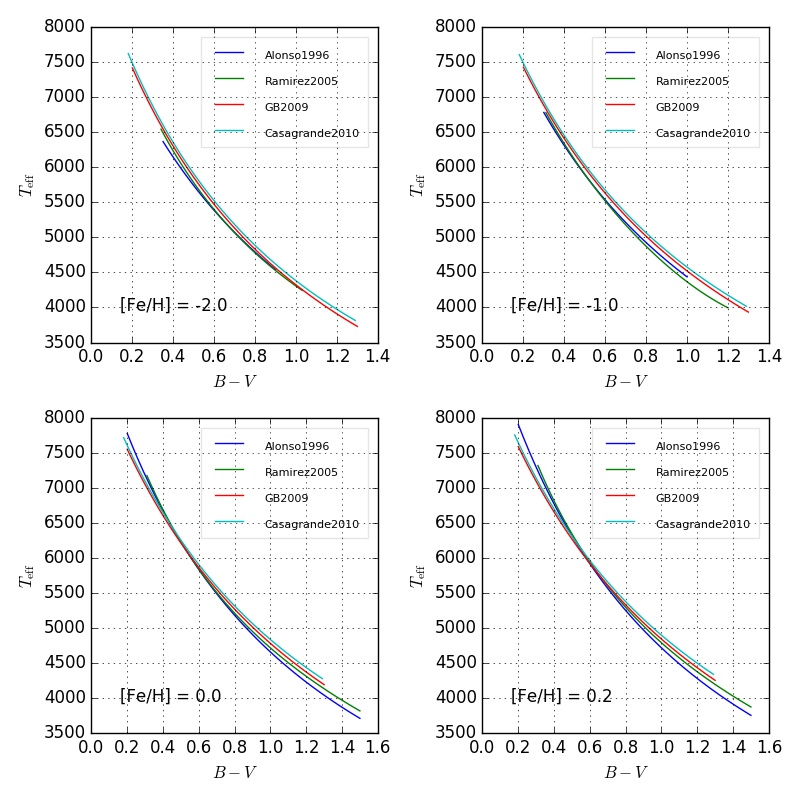

Python code for this plot:
#!/usr/bin/env python3
import numpy as np
import matplotlib.pyplot as plt
from stella.parameter.teff import color_to_Teff

def main():

    BVtry_lst = np.arange(0.0,1.8+1e-4,0.01)
    ref_lst = ['Alonso1996','Ramirez2005','GB2009','Casagrande2010']

    fig = plt.figure(figsize=(8,8),dpi=150,tight_layout=True)
    for ifeh, feh in enumerate([-2,-1,0,0.2]):
        BV_lst, teff_lst = {}, {}
        for ref in ref_lst:
            BV_lst[ref] = []
            teff_lst[ref] = []
            for BV in BVtry_lst:
                try:
                    teff = color_to_Teff('B-V',BV,FeH=feh,ref=ref,startype='dwarf')
                    BV_lst[ref].append(BV)
                    teff_lst[ref].append(teff)
                except:
                    continue

        ax = fig.add_subplot(221+ifeh)
        for ref in ref_lst:
            ax.plot(BV_lst[ref], teff_lst[ref], '-', label=ref)
        leg = ax.legend()
        for t in leg.get_texts():
            t.set_fontsize(8)
        leg.get_frame().set_alpha(0.1)
        ax.set_xlabel('$B-V$')
        ax.set_ylabel('$T_{\\rm eff}$')
        x1, x2 = ax.get_xlim()
        y1, y2 = ax.get_ylim()
        ax.text(0.9*x1+0.1*x2, 0.9*y1+0.1*y2, '[Fe/H] = %3.1f'%feh)
        ax.grid(True)

    fig.savefig('compare_BV.png')
    plt.show()

if __name__=='__main__':
    main()
